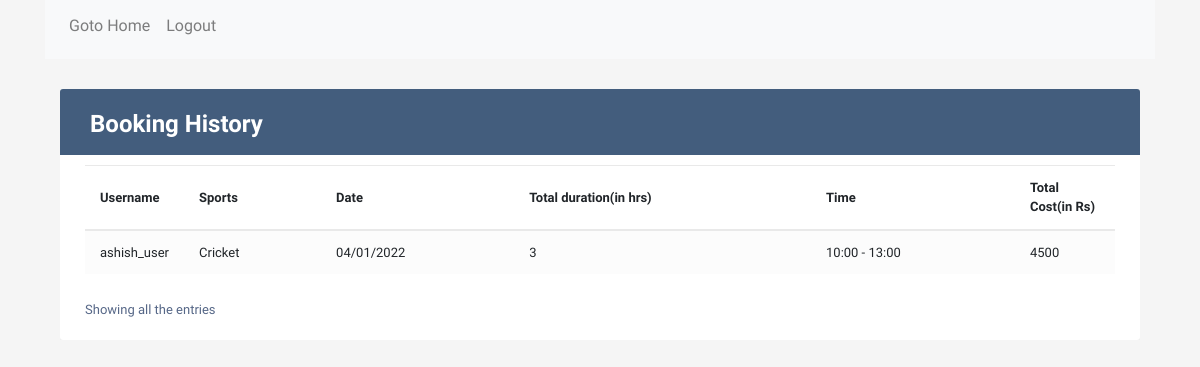
Before: /userbookinghistory (signed in) with the older database file.
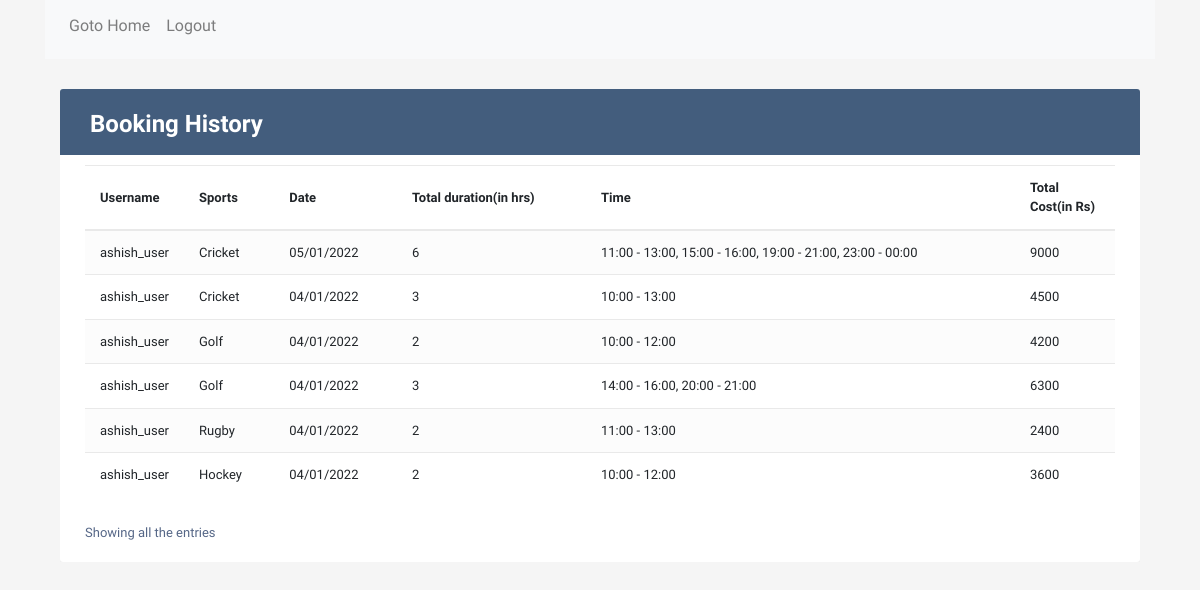
After: the same page with the newer database file.
### tables this page shows
CREATE TABLE booking (id INTEGER PRIMARY KEY AUTOINCREMENT, sportsId INTEGER, date DATETIME, duration INTEGER, "total cost" DECIMAL (7, 2), "customer username" TEXT, code TEXT, FOREIGN KEY (sportsId) REFERENCES sports (id));

CREATE TABLE sports(
    id INTEGER PRIMARY KEY,
    name TEXT UNIQUE,
    cost INTEGER,
    status TEXT,
    remarks TEXT
);

### app.py (the view)
@app.route('/userbookinghistory')
def userbookinghistory():
    conn = get_db_connection()
    filtered = conn.execute('SELECT b."customer username",s.name,b.date,b.duration,b."total cost",b.code FROM booking b,sports s where b.sportsid=s.id and  b."customer username" = ? order by b.date desc ', (session['username'],)).fetchall()
    conn.close()
    return render_template('bookings.html',data=filtered)

### app.py (called while the page is built)
def get_db_connection():
    conn = sqlite3.connect(os.path.join(BASE_DIR, 'database.db'))
    conn.row_factory = sqlite3.Row
    return conn

### templates/bookings.html (shortened to what this page needs)
{% extends 'base.html' %}
{%block content%}
<!DOCTYPE html>
<html lang="en">
<head>
<link rel="stylesheet" href="https://stackpath.bootstrapcdn.com/bootstrap/4.5.0/css/bootstrap.min.css">
<link rel="stylesheet" href="https://maxcdn.bootstrapcdn.com/font-awesome/4.7.0/css/font-awesome.min.css">
</head>
<nav class="navbar navbar-expand-md navbar-light bg-light">
	<div class="collapse navbar-collapse" id="navbarNav">
		<ul class="navbar-nav">
			<div class="collapse navbar-collapse" id="navbarNav">
				<ul class="navbar-nav">
				<li class="nav-item">
					<a class="nav-link" href="{{url_for('userhome')}}"><h6>Goto Home</h6></a>
				</li>
				<li class="nav-item">
					<a class="nav-link" href="{{url_for('logout')}}"><h6>Logout</h6></a>
				</li>
				</ul>
			</div>
		</ul>
	</div>
</nav>
<body>
<div class="container-xl">
	<div class="table-responsive">
		<div class="table-wrapper">
			<div class="table-title">
				<div class="row ">
					<div class="col-sm-6">
						<h2><b>Booking History</b></h2>
					</div>
				</div>
			</div>
			<table class="table table-striped table-hover">
				<thead>
					<tr>
						<th>Username</th>
						<th>Sports</th>
						<th>Date</th>
                        <th>Total duration(in hrs)</th>
						<th>Time</th>
						<th>Total Cost(in Rs)</th>
					</tr>
				</thead>
				<tbody>
					{% for row in data %}
					<tr>
						<td>{{row[0]}}</td>
						<td>{{row[1]}}</td>
						<td>{{row[2]}}</td>
						<td>{{row[3]}}</td>
						<td>{{timecal(row[5].split(','))}}</td>
						<td>{{row[4]}}</td>
					</tr>
					{% endfor %}
				</tbody>
			</table>
			<div class="clearfix">
				<div class="hint-text">Showing all the entries</div>
			</div>
		</div>
	</div>
</div>
</body>
</html>
{% endblock %}

Changed rows visible on the page:
added booking: customer username "ashish_user", name "Cricket", date "05/01/2022", duration "6", code "11:00 - 13:00, 15:00 - 16:00, 19:00 - 21:00, 23:00 - 00:00", total cost "9000"
added booking: customer username "ashish_user", name "Golf", date "04/01/2022", duration "2", code "10:00 - 12:00", total cost "4200"
added booking: customer username "ashish_user", name "Golf", date "04/01/2022", duration "3", code "14:00 - 16:00, 20:00 - 21:00", total cost "6300"
added booking: customer username "ashish_user", name "Rugby", date "04/01/2022", duration "2", code "11:00 - 13:00", total cost "2400"
added booking: customer username "ashish_user", name "Hockey", date "04/01/2022", duration "2", code "10:00 - 12:00", total cost "3600"
